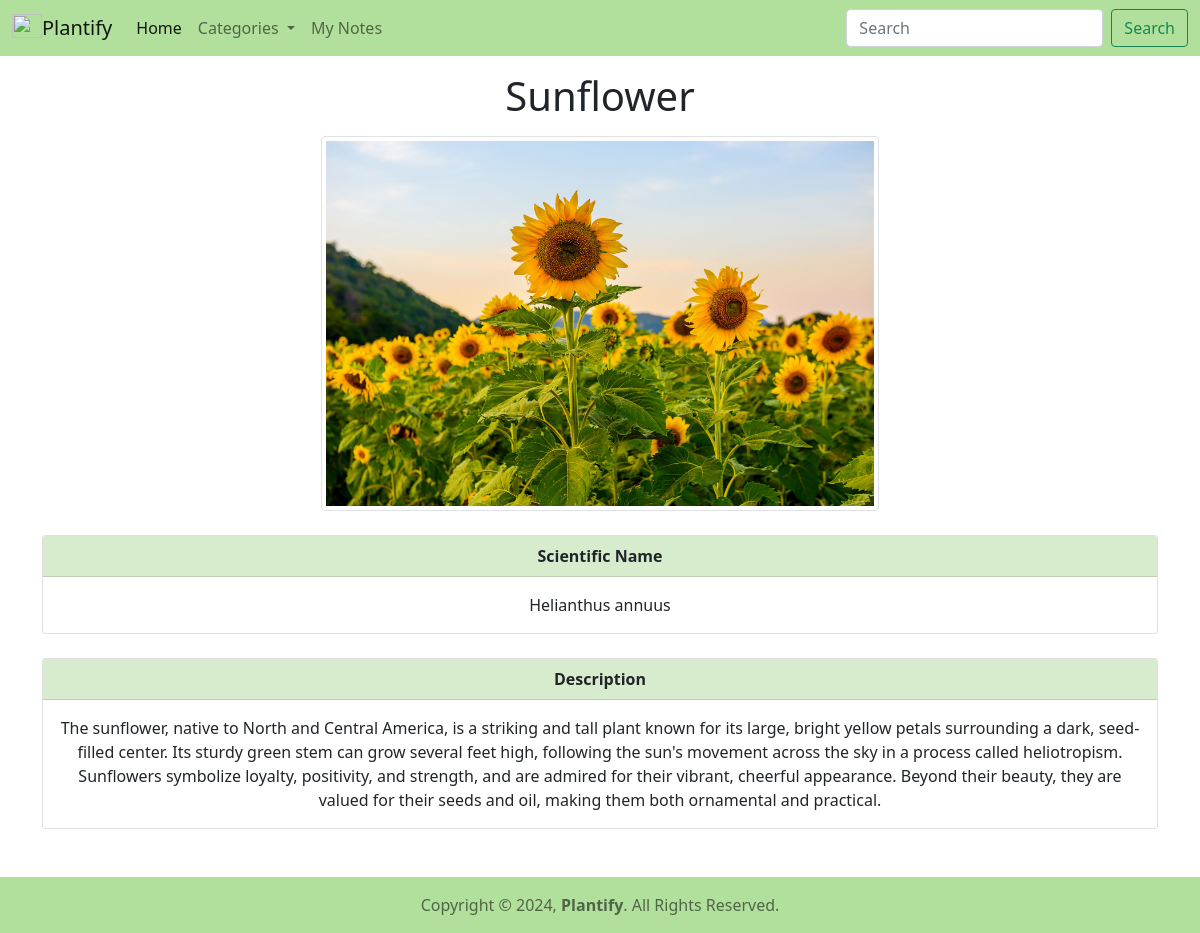
Page /3/flower-sunflower/ on the committed database.
### home/models.py (models this page shows, shortened)
class Image(models.Model):
    title = models.CharField(max_length=150)
    slug = models.SlugField(unique=True)
    sname = models.CharField(max_length=150)
    tags = models.TextField()
    sdesc = models.TextField()
    ldesc = models.TextField()
    img = models.FileField(upload_to="pic/%y/")
    class Meta:
        ordering=('id',)

### home/views.py (the view)
# urls.py: path('<id>/<str:slug>/', views.detail_view, name='details'),
def detail_view(request, id, slug):
    obj=get_object_or_404(Image, id=id, slug=slug)
    return render(request, 'home/detail.html',{'image':obj})

### home/templates/home/detail.html (shortened to what this page needs)
{% load static %}
<!doctype html>
<html lang="en">
<head>
    <link href="https://cdn.jsdelivr.net/npm/bootstrap@5.0.2/dist/css/bootstrap.min.css" rel="stylesheet"
>
</head>
<body>
    <nav class="navbar sticky-top navbar-expand-lg navbar-light" style="background-color: #B1E09C">
        <div class="container-fluid">
            <a class="navbar-brand" href="{% url 'index' %}">
                <img src="{% static 'logo/logo.png' %}" alt="" width="30" height="24"
                    class="d-inline-block align-text-top">Plantify</a>
            <div class="collapse navbar-collapse" id="navbarSupportedContent">
                <ul class="navbar-nav me-auto mb-2 mb-lg-0">
                    <li class="nav-item">
                        <a class="nav-link active" aria-current="page" href="{% url 'index' %}">Home</a>
                    </li>
                    <li class="nav-item dropdown">
                        <a class="nav-link dropdown-toggle" href="#" id="navbarDropdown" role="button"
                            data-bs-toggle="dropdown" aria-expanded="false">
                            Categories
                        </a>
                    </li>
                    <li class="nav-item">
                        <a class="nav-link" href="#">My Notes</a>
                    </li>
                </ul>
                <form action="{% url 'search' %}" class="d-flex" method="GET">
                    <input name="search" class="form-control me-2" type="search" placeholder="Search"
                        aria-label="Search">
                    <button class="btn btn-outline-success" type="submit">Search</button>
                </form>
            </div>
        </div>
    </nav>
    <h1 class="text-center mt-3 mb-3">{{image.title}}</h1>
    <div class="container mt-3 mb-4 ">
        <div class="col-md-6 rounded mx-auto d-block">
            <img src="{{image.img.url}}" class="img-thumbnail" alt="...">
        </div>
    </div>
    <div class="container mb-4">
        <div class="card text-center">
            <div class="card-header" style="background-color: #D7ECCD">
                <strong>Scientific Name</strong></div>
            <div class="card-body">
                <p class="card-text">{{image.sname}}</p>
            </div>
        </div>
    </div>
    <div class="container mb-5">
        <div class="card text-center">
            <div class="card-header" style="background-color: #D7ECCD">
                <strong>Description</strong></div>
            <div class="card-body">
                <p class="card-text">{{image.ldesc}}</p>
            </div>
        </div>
    </div>
    <nav class="navbar static-bottom navbar-light" style="background-color: #B1E09C">
        <div class="container-fluid d-flex justify-content-center">
            <span class="navbar-text">
                Copyright &#169; 2024, <strong>Plantify</strong>. All Rights Reserved.
            </span>
        </div>
    </nav>
</body>
</html>

### rows in the picture
Image: title "Sunflower", img (picture), sname "Helianthus annuus", ldesc "The sunflower, native to North and Central America, is a striking and tall plant known for its large, bright yellow petals surrounding a dark, seed-filled center. Its sturdy green stem can grow several feet high, following the sun's movement across the sky in a process called heliotropism. Sunflowers symbolize loyalty, positivity, and strength, and are admired for their vibrant, cheerful appearance. Beyond their beauty, they are valued for their seeds and oil, making them both ornamental and practical."
